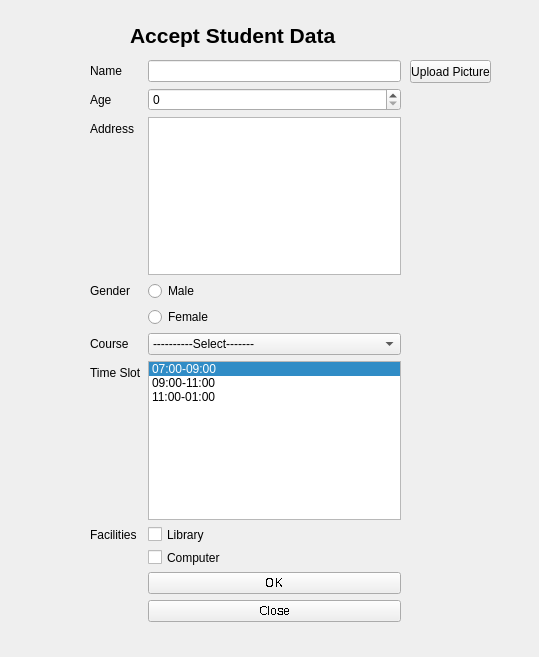
<?xml version="1.0" encoding="UTF-8"?>
<ui version="4.0">
 <class>StudentDetails</class>
 <widget class="QWidget" name="StudentDetails">
  <property name="geometry">
   <rect>
    <x>0</x>
    <y>0</y>
    <width>539</width>
    <height>657</height>
   </rect>
  </property>
  <property name="font">
   <font>
    <stylestrategy>NoAntialias</stylestrategy>
   </font>
  </property>
  <property name="windowTitle">
   <string>Student Details</string>
  </property>
  <widget class="QWidget" name="formLayoutWidget">
   <property name="geometry">
    <rect>
     <x>90</x>
     <y>60</y>
     <width>311</width>
     <height>562</height>
    </rect>
   </property>
   <layout class="QFormLayout" name="formLayout">
    <item row="0" column="0">
     <widget class="QLabel" name="nameLabel">
      <property name="font">
       <font>
        <stylestrategy>PreferAntialias</stylestrategy>
       </font>
      </property>
      <property name="text">
       <string>Name</string>
      </property>
     </widget>
    </item>
    <item row="0" column="1">
     <widget class="QLineEdit" name="nameLineEdit">
      <property name="font">
       <font>
        <stylestrategy>PreferAntialias</stylestrategy>
       </font>
      </property>
     </widget>
    </item>
    <item row="1" column="0">
     <widget class="QLabel" name="ageLabel">
      <property name="font">
       <font>
        <stylestrategy>PreferAntialias</stylestrategy>
       </font>
      </property>
      <property name="text">
       <string>Age</string>
      </property>
     </widget>
    </item>
    <item row="1" column="1">
     <widget class="QSpinBox" name="ageSpinBox">
      <property name="font">
       <font>
        <stylestrategy>PreferAntialias</stylestrategy>
       </font>
      </property>
     </widget>
    </item>
    <item row="2" column="0">
     <widget class="QLabel" name="addressLabel">
      <property name="font">
       <font>
        <stylestrategy>PreferAntialias</stylestrategy>
       </font>
      </property>
      <property name="text">
       <string>Address</string>
      </property>
     </widget>
    </item>
    <item row="2" column="1">
     <widget class="QPlainTextEdit" name="addressTextEdit">
      <property name="font">
       <font>
        <stylestrategy>PreferAntialias</stylestrategy>
       </font>
      </property>
     </widget>
    </item>
    <item row="3" column="0">
     <widget class="QLabel" name="genderLabel">
      <property name="font">
       <font>
        <stylestrategy>PreferDefault</stylestrategy>
       </font>
      </property>
      <property name="text">
       <string>Gender</string>
      </property>
     </widget>
    </item>
    <item row="3" column="1">
     <widget class="QRadioButton" name="maleRadioButton">
      <property name="sizePolicy">
       <sizepolicy hsizetype="Minimum" vsizetype="Fixed">
        <horstretch>0</horstretch>
        <verstretch>0</verstretch>
       </sizepolicy>
      </property>
      <property name="font">
       <font>
        <stylestrategy>PreferAntialias</stylestrategy>
       </font>
      </property>
      <property name="text">
       <string>Male</string>
      </property>
      <property name="iconSize">
       <size>
        <width>15</width>
        <height>16</height>
       </size>
      </property>
      <attribute name="buttonGroup">
       <string notr="true">buttonGroup_2</string>
      </attribute>
     </widget>
    </item>
    <item row="4" column="1">
     <widget class="QRadioButton" name="femaleRadioButton">
      <property name="font">
       <font>
        <stylestrategy>PreferAntialias</stylestrategy>
       </font>
      </property>
      <property name="text">
       <string>Female</string>
      </property>
      <attribute name="buttonGroup">
       <string notr="true">buttonGroup_2</string>
      </attribute>
     </widget>
    </item>
    <item row="5" column="0">
     <widget class="QLabel" name="courseLabel">
      <property name="font">
       <font>
        <stylestrategy>PreferAntialias</stylestrategy>
       </font>
      </property>
      <property name="text">
       <string>Course</string>
      </property>
     </widget>
    </item>
    <item row="5" column="1">
     <widget class="QComboBox" name="courseList">
      <property name="font">
       <font>
        <stylestrategy>PreferAntialias</stylestrategy>
       </font>
      </property>
      <item>
       <property name="text">
        <string>----------Select-------</string>
       </property>
      </item>
      <item>
       <property name="text">
        <string>Software Engineering</string>
       </property>
      </item>
      <item>
       <property name="text">
        <string>Software Systems Design</string>
       </property>
      </item>
      <item>
       <property name="text">
        <string>Software Testing</string>
       </property>
      </item>
      <item>
       <property name="text">
        <string>Java Development</string>
       </property>
      </item>
      <item>
       <property name="text">
        <string>Web Development</string>
       </property>
      </item>
     </widget>
    </item>
    <item row="6" column="0">
     <widget class="QLabel" name="timeSlotLabel">
      <property name="font">
       <font>
        <stylestrategy>PreferAntialias</stylestrategy>
       </font>
      </property>
      <property name="text">
       <string>Time Slot</string>
      </property>
     </widget>
    </item>
    <item row="6" column="1">
     <widget class="QListWidget" name="timeSlot">
      <property name="font">
       <font>
        <stylestrategy>PreferAntialias</stylestrategy>
       </font>
      </property>
      <property name="currentRow">
       <number>0</number>
      </property>
      <property name="sortingEnabled">
       <bool>false</bool>
      </property>
      <item>
       <property name="text">
        <string>07:00-09:00</string>
       </property>
      </item>
      <item>
       <property name="text">
        <string>09:00-11:00</string>
       </property>
      </item>
      <item>
       <property name="text">
        <string>11:00-01:00</string>
       </property>
      </item>
     </widget>
    </item>
    <item row="7" column="0">
     <widget class="QLabel" name="facilitiesLabel">
      <property name="font">
       <font>
        <stylestrategy>PreferAntialias</stylestrategy>
       </font>
      </property>
      <property name="text">
       <string>Facilities</string>
      </property>
     </widget>
    </item>
    <item row="7" column="1">
     <widget class="QCheckBox" name="libraryCheckBox">
      <property name="minimumSize">
       <size>
        <width>260</width>
        <height>17</height>
       </size>
      </property>
      <property name="font">
       <font>
        <stylestrategy>PreferAntialias</stylestrategy>
       </font>
      </property>
      <property name="text">
       <string>Library</string>
      </property>
     </widget>
    </item>
    <item row="8" column="1">
     <widget class="QCheckBox" name="computerCheckBox">
      <property name="minimumSize">
       <size>
        <width>260</width>
        <height>17</height>
       </size>
      </property>
      <property name="font">
       <font>
        <stylestrategy>PreferAntialias</stylestrategy>
       </font>
      </property>
      <property name="text">
       <string>Computer</string>
      </property>
     </widget>
    </item>
    <item row="9" column="1">
     <widget class="QPushButton" name="okButton">
      <property name="text">
       <string>OK</string>
      </property>
     </widget>
    </item>
    <item row="10" column="1">
     <widget class="QPushButton" name="closeButton">
      <property name="text">
       <string>Close</string>
      </property>
     </widget>
    </item>
   </layout>
  </widget>
  <widget class="QLabel" name="label">
   <property name="geometry">
    <rect>
     <x>130</x>
     <y>20</y>
     <width>221</width>
     <height>31</height>
    </rect>
   </property>
   <property name="font">
    <font>
     <family>Arial</family>
     <pointsize>16</pointsize>
     <weight>75</weight>
     <bold>true</bold>
     <stylestrategy>PreferAntialias</stylestrategy>
     <kerning>true</kerning>
    </font>
   </property>
   <property name="text">
    <string>Accept Student Data</string>
   </property>
  </widget>
  <widget class="QPushButton" name="uploadPicBtn">
   <property name="geometry">
    <rect>
     <x>410</x>
     <y>60</y>
     <width>81</width>
     <height>23</height>
    </rect>
   </property>
   <property name="font">
    <font>
     <stylestrategy>PreferAntialias</stylestrategy>
    </font>
   </property>
   <property name="text">
    <string>Upload Picture</string>
   </property>
  </widget>
  <widget class="QLabel" name="picView">
   <property name="geometry">
    <rect>
     <x>410</x>
     <y>100</y>
     <width>111</width>
     <height>122</height>
    </rect>
   </property>
   <property name="text">
    <string/>
   </property>
  </widget>
 </widget>
 <resources/>
 <connections>
  <connection>
   <sender>closeButton</sender>
   <signal>clicked()</signal>
   <receiver>StudentDetails</receiver>
   <slot>close()</slot>
   <hints>
    <hint type="sourcelabel">
     <x>269</x>
     <y>609</y>
    </hint>
    <hint type="destinationlabel">
     <x>391</x>
     <y>328</y>
    </hint>
   </hints>
  </connection>
 </connections>
 <buttongroups>
  <buttongroup name="buttonGroup_2"/>
 </buttongroups>
</ui>
